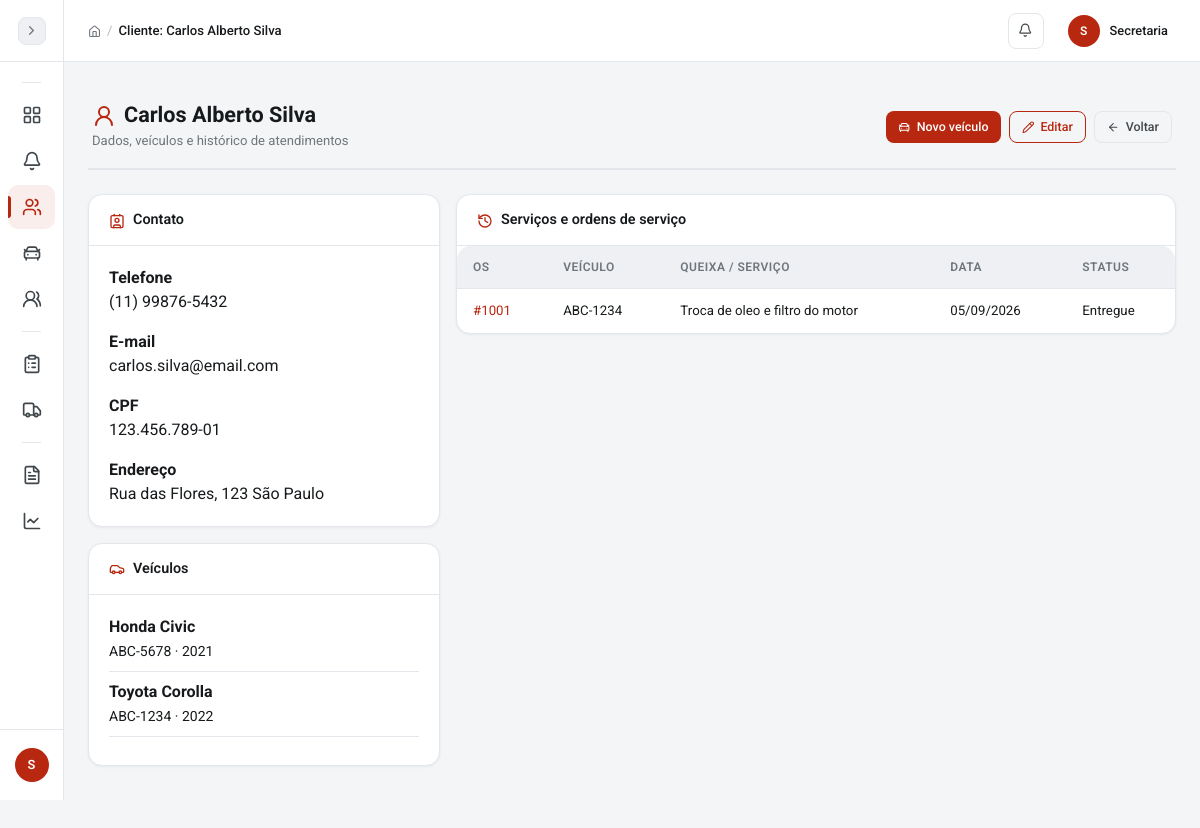
/pages/clientes/detalhes.php?id=1 (signed in), run on the app's committed database.
### tables this page shows
CREATE TABLE clientes (
  id INT AUTO_INCREMENT PRIMARY KEY,
  nome VARCHAR(120) NOT NULL,
  cpf VARCHAR(14) UNIQUE,
  telefone VARCHAR(20),
  email VARCHAR(120),
  endereco VARCHAR(255),
  cidade VARCHAR(80),
  observacoes TEXT,
  data_cadastro TIMESTAMP DEFAULT CURRENT_TIMESTAMP,
  data_atualizacao TIMESTAMP DEFAULT CURRENT_TIMESTAMP ON UPDATE CURRENT_TIMESTAMP
);

CREATE TABLE veiculos (
  id INT AUTO_INCREMENT PRIMARY KEY,
  cliente_id INT NOT NULL,
  placa VARCHAR(10) UNIQUE,
  marca VARCHAR(50),
  modelo VARCHAR(60),
  ano YEAR,
  cor VARCHAR(30),
  km_atual INT DEFAULT 0,
  chassi VARCHAR(30),
  marca_id INT NULL,
  modelo_base_id INT NULL,
  modelo_id INT NULL,
  fipe_versao VARCHAR(150) NULL,
  valor_fipe DECIMAL(10,2) NULL,
  fipe_mes_referencia VARCHAR(20) NULL,
  FOREIGN KEY (cliente_id) REFERENCES clientes(id) ON DELETE CASCADE,
  FOREIGN KEY (marca_id) REFERENCES fipe_marcas(id) ON DELETE SET NULL,
  FOREIGN KEY (modelo_base_id) REFERENCES fipe_modelos_base(id) ON DELETE SET NULL,
  FOREIGN KEY (modelo_id) REFERENCES fipe_modelos(id) ON DELETE SET NULL
);

CREATE TABLE ordens_servico (
  id INT AUTO_INCREMENT PRIMARY KEY,
  numero INT NOT NULL UNIQUE,
  cliente_id INT NOT NULL,
  veiculo_id INT NULL,
  status ENUM('recebida','triagem','aguardando_diagnostico','aguardando_orcamento','aguardando_aprovacao','aguardando_peca','pronta_para_execucao','em_execucao','aguardando_retorno','pronta_para_entrega','entregue','cancelada') NOT NULL DEFAULT 'recebida',
  prioridade ENUM('baixa','normal','alta','urgente') NOT NULL DEFAULT 'normal',
  queixa_inicial TEXT NOT NULL,
  diagnostico TEXT,
  observacoes_internas TEXT,
  responsavel_chefe_id INT NULL,
  criado_por INT NOT NULL,
  data_entrada DATETIME NOT NULL DEFAULT CURRENT_TIMESTAMP,
  data_conclusao DATETIME NULL,
  data_atualizacao TIMESTAMP NOT NULL DEFAULT CURRENT_TIMESTAMP ON UPDATE CURRENT_TIMESTAMP,
  FOREIGN KEY (cliente_id) REFERENCES clientes(id),
  FOREIGN KEY (veiculo_id) REFERENCES veiculos(id) ON DELETE SET NULL,
  FOREIGN KEY (responsavel_chefe_id) REFERENCES usuarios(id) ON DELETE SET NULL,
  FOREIGN KEY (criado_por) REFERENCES usuarios(id)
);

### config/conexao.php (called while the page is built, shortened)
<?php
function esc($dado) {
    return htmlspecialchars((string) $dado, ENT_QUOTES, 'UTF-8');
}
?>

### pages/clientes/detalhes.php (the view, shortened to what this page needs)
<?php
require_once __DIR__ . '/../../config/conexao.php';
$id = (int) ($_GET['id'] ?? 0);
$stmt = $conn->prepare('SELECT * FROM clientes WHERE id = :id');
$stmt->execute([':id' => $id]);
$cliente = $stmt->fetch();
$stmt = $conn->prepare('SELECT * FROM veiculos WHERE cliente_id = :id ORDER BY marca, modelo');
$stmt->execute([':id' => $id]);
$veiculos = $stmt->fetchAll();
$stmt = $conn->prepare("SELECT os.id, os.numero, os.status, os.data_entrada, os.queixa_inicial, v.placa, v.modelo FROM ordens_servico os LEFT JOIN veiculos v ON v.id = os.veiculo_id WHERE os.cliente_id = :id ORDER BY os.data_entrada DESC");
$stmt->execute([':id' => $id]);
$ordens = $stmt->fetchAll();
$titulo_pagina = 'Cliente: ' . $cliente['nome'];
require_once __DIR__ . '/../../includes/header.php';
?>
<div class="page-header"><div><h1><i data-lucide="user-round" class="text-primary me-2"></i><?php echo esc($cliente['nome']); ?></h1><span class="page-subtitle">Dados, veículos e histórico de atendimentos</span></div><div class="d-flex gap-2"><a href="../veiculos/cadastrar.php?cliente_id=<?php echo $id; ?>" class="btn btn-primary btn-icon"><i data-lucide="car-front"></i>Novo veículo</a><a href="editar.php?id=<?php echo $id; ?>" class="btn btn-outline-primary btn-icon"><i data-lucide="pencil"></i>Editar</a><a href="listar.php" class="btn btn-outline-secondary btn-icon"><i data-lucide="arrow-left"></i>Voltar</a></div></div>
<div class="row g-3"><div class="col-lg-4"><div class="card mb-3"><div class="card-header"><i data-lucide="contact" class="me-2"></i>Contato</div><div class="card-body"><p><strong>Telefone</strong><br><?php echo esc($cliente['telefone'] ?: '-'); ?></p><p><strong>E-mail</strong><br><?php echo esc($cliente['email'] ?: '-'); ?></p><p><strong>CPF</strong><br><?php echo esc($cliente['cpf'] ?: '-'); ?></p><p class="mb-0"><strong>Endereço</strong><br><?php echo esc(trim(($cliente['endereco'] ?? '') . ' ' . ($cliente['cidade'] ?? '')) ?: '-'); ?></p></div></div><div class="card"><div class="card-header"><i data-lucide="car" class="me-2"></i>Veículos</div><div class="card-body"><?php foreach ($veiculos as $veiculo): ?><div class="border-bottom pb-2 mb-2"><strong><?php echo esc(trim(($veiculo['marca'] ?? '') . ' ' . ($veiculo['modelo'] ?? '')) ?: 'Veículo'); ?></strong><br><small><?php echo esc($veiculo['placa'] ?: 'Placa não informada'); ?><?php echo $veiculo['ano'] ? ' · ' . (int) $veiculo['ano'] : ''; ?></small></div><?php endforeach; ?><?php if (!$veiculos): ?><span class="text-muted">Nenhum veículo cadastrado.</span><?php endif; ?></div></div></div><div class="col-lg-8"><div class="card"><div class="card-header"><i data-lucide="history" class="me-2"></i>Serviços e ordens de serviço</div><div class="card-body p-0"><div class="table-responsive"><table class="table table-hover align-middle mb-0"><thead><tr><th>OS</th><th>Veículo</th><th>Queixa / serviço</th><th>Data</th><th>Status</th></tr></thead><tbody><?php foreach ($ordens as $ordem): ?><tr><td><a href="../ordens_servico/detalhes.php?id=<?php echo (int) $ordem['id']; ?>">#<?php echo str_pad((int) $ordem['numero'], 4, '0', STR_PAD_LEFT); ?></a></td><td><?php echo esc($ordem['placa'] ?: $ordem['modelo'] ?: '-'); ?></td><td><?php echo esc($ordem['queixa_inicial']); ?></td><td><?php echo date('d/m/Y', strtotime($ordem['data_entrada'])); ?></td><td><?php echo esc(ucfirst(str_replace('_', ' ', $ordem['status']))); ?></td></tr><?php endforeach; ?><?php if (!$ordens): ?><tr><td colspan="5" class="text-center py-5 text-muted">Nenhum atendimento registrado.</td></tr><?php endif; ?></tbody></table></div></div></div></div></div>
<?php require_once __DIR__ . '/../../includes/footer.php'; ?>

### includes/header.php (shortened to what this page needs)
<?php
$url_css = $caminho_base . '/css/style.css';
$url_index = $caminho_base . '/index.php';
?>
<!DOCTYPE html>
<html lang="pt-BR">
<head>
    <link href="https://cdn.jsdelivr.net/npm/bootstrap@5.3.0/dist/css/bootstrap.min.css" rel="stylesheet">
    <link href="<?php echo $url_css; ?>" rel="stylesheet">
</head>
<body>
    <?php require_once __DIR__ . '/sidebar.php'; ?>
    <div class="main-wrapper" id="conteudo" tabindex="-1">
        <header class="topbar">
            <div class="topbar-breadcrumb">
                <a href="<?php echo $url_index; ?>"><i data-lucide="home"></i></a>
                <span class="separator">/</span>
                <span class="current"><?php echo $titulo_pagina ?? 'Dashboard'; ?></span>
            </div>
            <div class="topbar-notifications">
                <button class="topbar-btn" id="notifBell" aria-label="Notificações" aria-expanded="false">
                    <i data-lucide="bell"></i>
                </button>
            </div>
            <div class="topbar-user">
                <div class="topbar-user-avatar">
                    <?php echo esc(strtoupper(substr($_SESSION['usuario_nome'] ?? 'U', 0, 1))); ?>
                </div>
                <span class="topbar-user-name"><?php echo esc($_SESSION['usuario_nome'] ?? 'Usuário'); ?></span>
            </div>
        </header>

### includes/header.php (style rules this page uses)
html.js body { opacity:0;transition:opacity .25s ease }

### data on the page
clientes: nome "Cliente: Carlos Alberto Silva", nome "Carlos Alberto Silva", telefone "(11) 99876-5432", email "carlos.silva@email.com", cpf "123.456.789-01", endereco+cidade "Rua das Flores, 123 São Paulo"
veiculos: marca+modelo "Honda Civic", placa "ABC-5678", ano "2021"
veiculos: marca+modelo "Toyota Corolla", placa "ABC-1234", ano "2022"
ordens_servico: numero "1001", veiculo.placa "ABC-1234", queixa_inicial "Troca de oleo e filtro do motor", data_entrada "05/09/2026", status "Entregue"

### other printed values
substr($nome_usuario, 0, 1) "S"
substr($_SESSION['usuario_nome'] ?? 'U', 0, 1) "S"
$_SESSION['usuario_nome'] "Secretaria"
